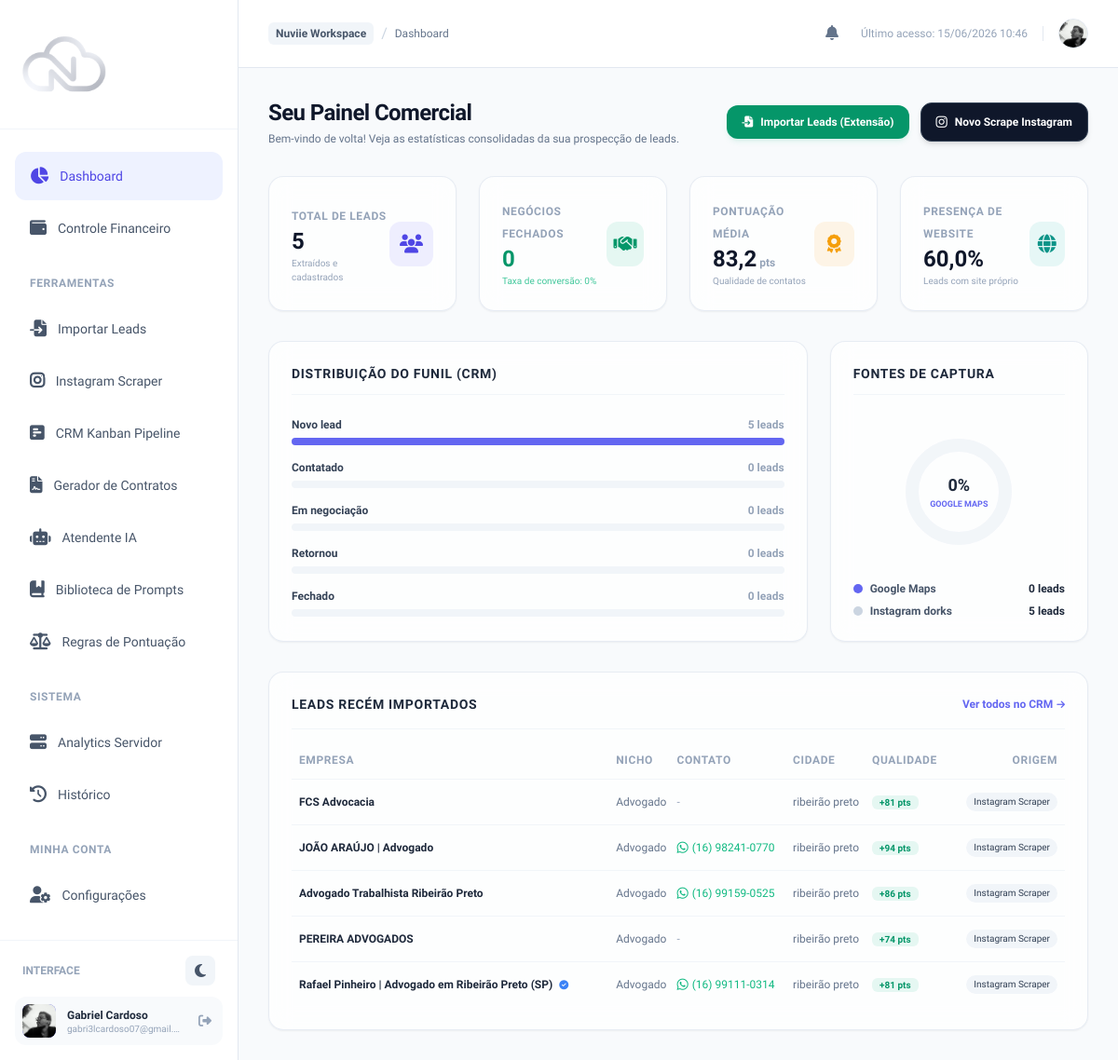
Page /dashboard/ (signed in) on the earlier database version.
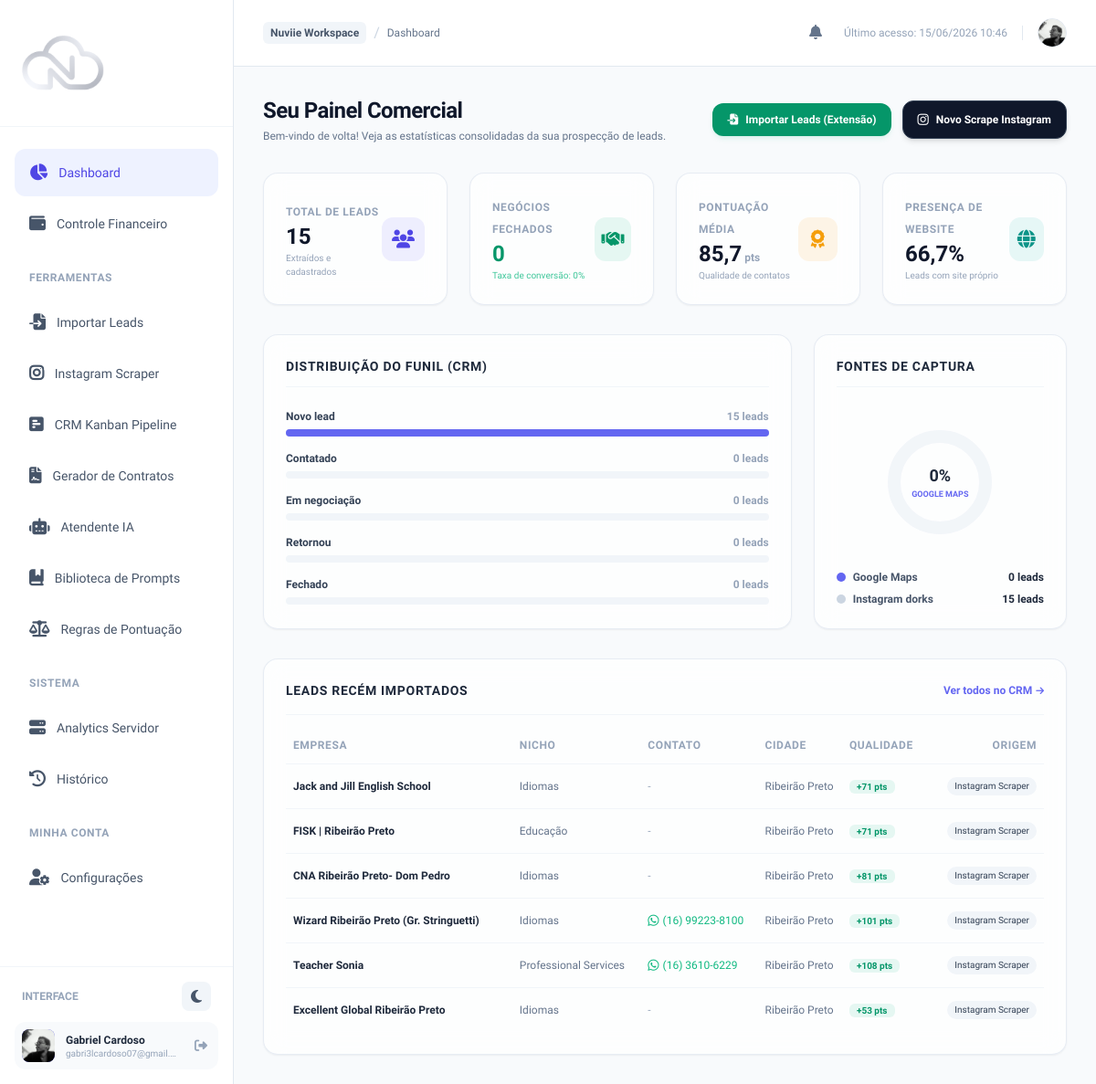
Same page on the later database version.
### leads/models.py (models this page shows, shortened)
class Lead(models.Model):
    STATUS_CHOICES = [
        ('novo', 'Novo Lead'),
        ('contatado', 'Contatado'),
        ('negociacao', 'Em Negociação'),
        ('retornou', 'Retornou'),
        ('fechado', 'Em Produção'),
        ('finalizado', 'Projeto Entregue'),
        ('perdido', 'Perdido'),
    ]
    SOURCE_CHOICES = [
        ('google_maps', 'Google Maps Scraper'),
        ('instagram', 'Instagram Scraper'),
    ]
    user = models.ForeignKey(settings.AUTH_USER_MODEL, on_delete=models.CASCADE, related_name='leads')
    name = models.CharField(max_length=255)
    category = models.CharField(max_length=150, blank=True, null=True)
    city = models.CharField(max_length=150, blank=True, null=True)
    phone_number = models.CharField(max_length=50, blank=True, null=True)
    normalized_phone = models.CharField(max_length=30, blank=True, null=True)
    website = models.URLField(max_length=500, blank=True, null=True)
    instagram = models.CharField(max_length=255, blank=True, null=True)
    facebook = models.URLField(max_length=500, blank=True, null=True)
    youtube = models.URLField(max_length=500, blank=True, null=True)
    twitter = models.URLField(max_length=500, blank=True, null=True)
    linkedin = models.URLField(max_length=500, blank=True, null=True)
    WEBSITE_TYPE_CHOICES = [
        ('website', 'Site próprio'),
        ('instagram', 'Link Instagram'),
        ('whatsapp', 'Link WhatsApp'),
        ('facebook', 'Link Facebook'),
        ('youtube', 'Link YouTube'),
        ('linktree', 'Linktree / Bio link'),
        ('other_social', 'Outra rede social'),
    ]
    website_detected_type = models.CharField(
        max_length=20, choices=WEBSITE_TYPE_CHOICES,
        blank=True, null=True,
        verbose_name='Tipo real do link de site'
    )
    bio = models.TextField(blank=True, null=True)
    profile_picture_url = models.URLField(max_length=1000, blank=True, null=True)
    address = models.CharField(max_length=500, blank=True, null=True)
    rating = models.FloatField(blank=True, null=True)
    review_count = models.IntegerField(default=0)
    recent_reviews = models.JSONField(
        blank=True, null=True,
        verbose_name='Avaliações recentes (JSON)',
        help_text='Lista das últimas 10 avaliações do Google Maps'
    )
    business_hours = models.JSONField(
        blank=True, null=True,
        verbose_name='Horários de funcionamento (JSON)',
        help_text='Dict com dias da semana e horários'
    )
    maps_url = models.URLField(max_length=1000, blank=True, null=True, verbose_name='Link Google Maps')
    maps_share_url = models.URLField(
        max_length=500, blank=True, null=True,
        verbose_name='Link curto Google (share.google)'
    )
    price_range = models.CharField(
        max_length=10, blank=True, null=True,
        verbose_name='Faixa de preço ($, $$, $$$)',
        help_text='Ex: $, $$, $$$, $$$$'
    )
    plus_code = models.CharField(
        max_length=20, blank=True, null=True,
        verbose_name='Plus Code',
        help_text='Ex: 5HMG+V3 Ribeirão Preto'
    )
    amenities = models.JSONField(
        blank=True, null=True,
        verbose_name='Amenidades / Atributos',
        help_text='Lista de atributos do lugar: Wi-Fi, estacionamento, acessibilidade etc.'
    )
    total_photos = models.IntegerField(
        blank=True, null=True,
        verbose_name='Total de fotos no Maps'
    )
    source = models.CharField(max_length=30, choices=SOURCE_CHOICES)
    status = models.CharField(max_length=20, choices=STATUS_CHOICES, default='novo')
    quality_score = models.IntegerField(default=0)
    score_breakdown = models.JSONField(null=True, blank=True, verbose_name='Detalhamento da pontuação')
    is_verified = models.BooleanField(default=False)
    preview_site_url = models.URLField(max_length=500, blank=True, null=True)
    final_site_url = models.URLField(max_length=500, blank=True, null=True)
    contract = models.ForeignKey(
        'contracts.GeneratedContract', on_delete=models.SET_NULL,
        null=True, blank=True, related_name='linked_leads',
    )
    project_deadline = models.DateField(null=True, blank=True)
    contract_value = models.DecimalField(max_digits=12, decimal_places=2, null=True, blank=True)
    created_at = models.DateTimeField(auto_now_add=True)
    updated_at = models.DateTimeField(auto_now=True)
    class Meta:
        ordering = ['-created_at']
        indexes = [
            models.Index(fields=['user', 'normalized_phone']),
            models.Index(fields=['user', 'name']),
            models.Index(fields=['status']),
        ]
    def get_whatsapp_link(self):
        if self.normalized_phone:
            return f"https://wa.me/{self.normalized_phone}"
        return None

### leads/views.py (the view)
# urls.py: path('dashboard/', views.dashboard_view, name='dashboard'),
@login_required
def dashboard_view(request):
    user_leads = Lead.objects.filter(user=request.user)
    total_leads = user_leads.count()
    leads_by_status = dict(user_leads.values_list('status').annotate(count=Count('id')))
    novo = leads_by_status.get('novo', 0)
    contatado = leads_by_status.get('contatado', 0)
    negociacao = leads_by_status.get('negociacao', 0)
    retornou = leads_by_status.get('retornou', 0)
    fechado = leads_by_status.get('fechado', 0)
    finalizado = leads_by_status.get('finalizado', 0)
    perdido = leads_by_status.get('perdido', 0)
    avg_quality = user_leads.aggregate(avg=Avg('quality_score'))['avg'] or 0
    avg_quality = round(avg_quality, 1)
    google_maps_count = user_leads.filter(source='google_maps').count()
    instagram_count = user_leads.filter(source='instagram').count()
    leads_with_site = user_leads.exclude(website='').exclude(website__isnull=True).count()
    site_percentage = round((leads_with_site / total_leads * 100), 1) if total_leads > 0 else 0
    maps_dashoffset = 314
    if total_leads > 0:
        maps_dashoffset = int(314 - (314 * (google_maps_count / total_leads)))
    recent_leads = user_leads[:6]
    context = {
        'total_leads': total_leads,
        'novo': novo,
        'contatado': contatado,
        'negociacao': negociacao,
        'retornou': retornou,
        'fechado': fechado,
        'finalizado': finalizado,
        'perdido': perdido,
        'avg_quality': avg_quality,
        'google_maps_count': google_maps_count,
        'instagram_count': instagram_count,
        'site_percentage': site_percentage,
        'maps_dashoffset': maps_dashoffset,
        'recent_leads': recent_leads,
        'current_page': 'dashboard'
    }
    return render(request, 'leads/dashboard.html', context)

### templates/leads/dashboard.html (shortened to what the changed rows need)
{% extends 'base.html' %}
{% block content %}
<div class="space-y-8">
    <div class="flex flex-col md:flex-row md:items-center md:justify-between space-y-4 md:space-y-0">
        <div>
            <h1 class="text-2xl font-bold tracking-tight text-slate-900 dark:text-white">Seu Painel Comercial</h1>
        </div>
    </div>
    <div class="grid grid-cols-1 sm:grid-cols-2 lg:grid-cols-4 gap-6">
        <div class="glass-panel rounded-2xl p-6 shadow-sm flex items-center justify-between hover:shadow-md transition">
            <div class="space-y-1">
                <span class="text-xs font-semibold text-slate-400 dark:text-slate-500 uppercase tracking-wider">Total de Leads</span>
                <h3 class="text-2xl font-bold text-slate-900 dark:text-white leading-none">{{ total_leads }}</h3>
                <span class="text-[10px] text-slate-400 block mt-1">Extraídos e cadastrados</span>
            </div>
        </div>
        <div class="glass-panel rounded-2xl p-6 shadow-sm flex items-center justify-between hover:shadow-md transition">
            <div class="space-y-1">
                <span class="text-xs font-semibold text-slate-400 dark:text-slate-500 uppercase tracking-wider">Pontuação Média</span>
                <h3 class="text-2xl font-bold text-slate-900 dark:text-white leading-none">{{ avg_quality }}<span class="text-xs text-slate-400 dark:text-slate-500"> pts</span></h3>
                <span class="text-[10px] text-slate-400 block mt-1">Qualidade de contatos</span>
            </div>
        </div>
        <div class="glass-panel rounded-2xl p-6 shadow-sm flex items-center justify-between hover:shadow-md transition">
            <div class="space-y-1">
                <span class="text-xs font-semibold text-slate-400 dark:text-slate-500 uppercase tracking-wider">Presença de Website</span>
                <h3 class="text-2xl font-bold text-slate-900 dark:text-white leading-none">{{ site_percentage }}%</h3>
                <span class="text-[10px] text-slate-400 block mt-1">Leads com site próprio</span>
            </div>
        </div>
    </div>
    <div class="grid grid-cols-1 lg:grid-cols-3 gap-6">
        <div class="glass-panel rounded-2xl p-6 shadow-sm lg:col-span-2 space-y-6">
            <div class="space-y-4">
                <div class="space-y-1.5">
                    <div class="flex items-center justify-between text-xs font-semibold">
                        <span class="text-slate-700 dark:text-slate-300">Novo lead</span>
                        <span class="text-slate-400 dark:text-slate-500">{{ novo }} leads</span>
                    </div>
                </div>
            </div>
        </div>
        <div class="glass-panel rounded-2xl p-6 shadow-sm flex flex-col justify-between">
            <div class="space-y-2 mt-4 text-xs font-semibold">
                <div class="flex items-center justify-between">
                    <div class="flex items-center space-x-2">
                        <span class="w-2.5 h-2.5 rounded-full bg-slate-300 dark:bg-slate-700 block"></span>
                        <span class="text-slate-600 dark:text-slate-400">Instagram dorks</span>
                    </div>
                    <span class="text-slate-800 dark:text-slate-200">{{ instagram_count }} leads</span>
                </div>
            </div>
        </div>
    </div>
    <div class="glass-panel rounded-2xl p-6 shadow-sm overflow-hidden">
        {% if recent_leads %}
        <div class="overflow-x-auto">
            <table class="w-full text-left text-xs">
                <thead>
                    <tr class="text-slate-400 dark:text-slate-500 uppercase tracking-wider font-semibold border-b border-slate-100 dark:border-slate-800/80">
                        <th class="pb-3 pl-2">Empresa</th>
                        <th class="pb-3">Nicho</th>
                        <th class="pb-3">Contato</th>
                        <th class="pb-3">Cidade</th>
                        <th class="pb-3">Qualidade</th>
                        <th class="pb-3 text-right pr-2">Origem</th>
                    </tr>
                </thead>
                <tbody class="divide-y divide-slate-100 dark:divide-slate-800/40">
                    {% for lead in recent_leads %}
                    <tr class="hover:bg-slate-50/40 dark:hover:bg-slate-800/20 transition">
                        <td class="py-3.5 pl-2 font-bold text-slate-800 dark:text-slate-200">
                            {{ lead.name }}
                            {% if lead.is_verified %}
                                <i class="fa-solid fa-circle-check text-blue-500 text-[10px] ml-1" title="Verificado"></i>
                            {% endif %}
                        </td>
                        <td class="py-3.5 text-slate-500 dark:text-slate-400">{{ lead.category|default:"-" }}</td>
                        <td class="py-3.5">
                            {% if lead.normalized_phone %}
                                <a href="{{ lead.get_whatsapp_link }}" target="_blank" class="inline-flex items-center text-emerald-500 hover:underline">
                                    <i class="fa-brands fa-whatsapp mr-1 text-sm"></i>
                                    <span>{{ lead.phone_number }}</span>
                                </a>
                            {% else %}
                                <span class="text-slate-400">-</span>
                            {% endif %}
                        </td>
                        <td class="py-3.5 text-slate-500 dark:text-slate-400">{{ lead.city|default:"-" }}</td>
                        <td class="py-3.5">
                            <span class="px-2 py-0.5 rounded-md font-semibold text-[10px]
                                         {% if lead.quality_score > 0 %} bg-emerald-500/10 text-emerald-600 dark:text-emerald-400
                                         {% elif lead.quality_score < 0 %} bg-rose-500/10 text-rose-600 dark:text-rose-400
                                         {% else %} bg-slate-500/10 text-slate-500 dark:text-slate-400 {% endif %}">
                                {% if lead.quality_score > 0 %}+{% endif %}{{ lead.quality_score }} pts
                            </span>
                        </td>
                        <td class="py-3.5 text-right pr-2">
                            <span class="inline-flex items-center px-2 py-0.5 rounded-full text-[10px] font-medium
                                         {% if lead.source == 'google_maps' %} bg-indigo-50 dark:bg-indigo-950/40 text-indigo-600 dark:text-indigo-400
                                         {% else %} bg-slate-100 dark:bg-slate-800 text-slate-700 dark:text-slate-300 {% endif %}">
                                {{ lead.get_source_display }}
                            </span>
                        </td>
                    </tr>
                    {% endfor %}
                </tbody>
            </table>
        </div>
        {% else %}
        <div class="text-center py-8 text-slate-400 dark:text-slate-500">
            <i class="fa-solid fa-users-slash text-2xl mb-2 block"></i>
            <span class="text-xs">Nenhum lead importado ainda.</span>
        </div>
        {% endif %}
    </div>
</div>
{% endblock %}

Differences in the rows shown:
no longer on this page (row edited): Lead: name "FCS Advocacia", category "Advogado", city "ribeirão preto", quality_score "81", source "Instagram Scraper"
no longer on this page (row edited): Lead: name "JOÃO ARAÚJO | Advogado", category "Advogado", phone_number "(16) 98241-0770", city "ribeirão preto", quality_score "94", source "Instagram Scraper"
no longer on this page (row edited): Lead: name "Advogado Trabalhista Ribeirão Preto", category "Advogado", phone_number "(16) 99159-0525", city "ribeirão preto", quality_score "86", source "Instagram Scraper"
no longer on this page (row edited): Lead: name "PEREIRA ADVOGADOS", category "Advogado", city "ribeirão preto", quality_score "74", source "Instagram Scraper"
no longer on this page (row edited): Lead: name "Rafael Pinheiro | Advogado em Ribeirão Preto (SP)", is_verified True (drawn), category "Advogado", phone_number "(16) 99111-0314", city "ribeirão preto", quality_score "81", source "Instagram Scraper"
added Lead: name "Jack and Jill English School", category "Idiomas", city "Ribeirão Preto", quality_score "71", source "Instagram Scraper"
added Lead: name "FISK | Ribeirão Preto", category "Educação", city "Ribeirão Preto", quality_score "71", source "Instagram Scraper"
added Lead: name "CNA Ribeirão Preto- Dom Pedro", category "Idiomas", city "Ribeirão Preto", quality_score "81", source "Instagram Scraper"
added Lead: name "Wizard Ribeirão Preto (Gr. Stringuetti)", category "Idiomas", phone_number "(16) 99223-8100", city "Ribeirão Preto", quality_score "101", source "Instagram Scraper"
added Lead: name "Teacher Sonia", category "Professional Services", phone_number "(16) 3610-6229", city "Ribeirão Preto", quality_score "108", source "Instagram Scraper"
added Lead: name "Excellent Global Ribeirão Preto", category "Idiomas", city "Ribeirão Preto", quality_score "53", source "Instagram Scraper"
Other differences:
{{ total_leads }}: "5" → "15"
{{ avg_quality }}: "83,2" → "85,7"
{{ site_percentage }}: "60,0" → "66,7"
{{ novo }}: "5" → "15"
{{ instagram_count }}: "5" → "15"
